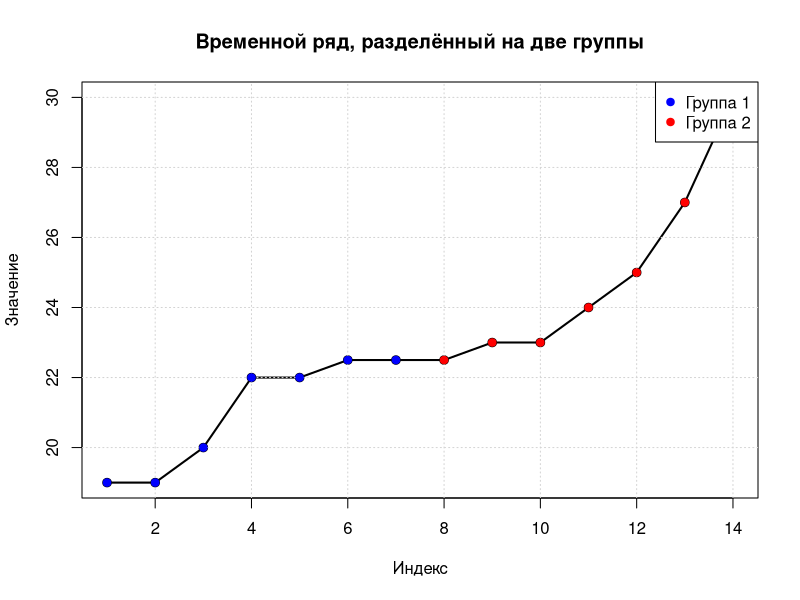

Source code (R):
# -------------------------------
# Проверка постояннства Дисперсий
# -------------------------------

# Считывание данных из CSV-файла
# Файл data.csv должен находиться в рабочей директории и содержать столбец "Value".
# Данные записаны с запятой (,) в качестве десятичного разделителя.
data <- read.table("data.csv", header = TRUE, sep = "\n", dec = ",", row.names = NULL)
x <- as.numeric(data$Value)

# Построение графика временного ряда
# Для наглядности делим ряд на две группы: первая половина и вторая половина.
plot(x, type = "o", col = "black", pch = 19, lwd = 2,
     xlab = "Индекс", ylab = "Значение", main = "Временной ряд, разделённый на две группы")
grid()

# Разбиваем ряд на две группы (первая половина и вторая половина)
n <- length(x)
half <- floor(n / 2)
group1 <- x[1:half]
group2 <- x[(half + 1):n]

# Выделяем точки разных групп разными цветами
points(1:half, group1, col = "blue", pch = 19)
points((half + 1):n, group2, col = "red", pch = 19)
legend("topright", legend = c("Группа 1", "Группа 2"), col = c("blue", "red"), pch = 19)

# Ручная реализация теста Фишера (F-test)
# Вычисляем выборочные дисперсии для каждой группы
n1 <- length(group1)
n2 <- length(group2)
var1 <- var(group1)
var2 <- var(group2)

# Чтобы F-статистика всегда была >= 1, выбираем отношение большей дисперсии к меньшей
if (var1 >= var2) {
  F_value <- var1 / var2
  df1 <- n1 - 1
  df2 <- n2 - 1
} else {
  F_value <- var2 / var1
  df1 <- n2 - 1
  df2 <- n1 - 1
}

# Вычисляем p-value для двухстороннего теста:
# p-value = 2 * (1 - P(F <= F_value)) по распределению F с df1 и df2 степенями свободы
p_manual <- 2 * (1 - pf(F_value, df1, df2))
if (p_manual > 1) p_manual <- 1

# Определяем вывод по гипотезе:
# Если p-value > 0.05, принимаем H₀ (дисперсии равны), иначе – H₁.
if (p_manual > 0.05) {
  hypothesis_manual <- "H0: дисперсии равны (остатки имеют постоянную вариативность)"
} else {
  hypothesis_manual <- "H1: дисперсии различаются"
}

cat("Ручная реализация теста Фишера (F-test):\n")
cat("  Группа 1: n =", n1, ", выборочная дисперсия =", var1, "\n")
cat("  Группа 2: n =", n2, ", выборочная дисперсия =", var2, "\n")
cat("  F-статистика =", F_value, "\n")
cat("  Степени свободы: df1 =", df1, ", df2 =", df2, "\n")
cat("  p-value =", p_manual, "\n")
cat("  Вывод по гипотезе:", hypothesis_manual, "\n\n")

# Применение встроенной функции var.test()
# Проводим F-тест с альтернативной гипотезой "two.sided" и уровнем доверия по умолчанию (например, 95%).
var_test_result <- var.test(group1, group2, alternative = "two.sided", conf.level = 0.95)

if (var_test_result$p.value > 0.05) {
  hypothesis_builtin <- "H0: дисперсии равны (остатки имеют постоянную вариативность)"
} else {
  hypothesis_builtin <- "H1: дисперсии различаются"
}

cat("Результаты встроенной функции var.test():\n")
print(var_test_result)
cat("Вывод по гипотезе:", hypothesis_builtin, "\n")
